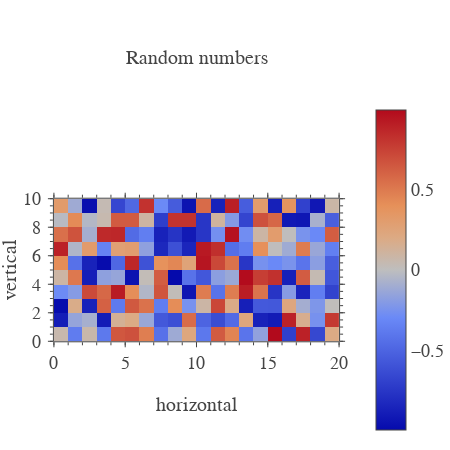

Notebook code cell kept with this figure:
### Code cell
plt.show(heatmap2)

### Figure 1 — Plotly figure (JSON) as saved in the notebook; plotly's stock layout.template omitted (floating-point values rounded to 4 significant figures; data arrays with more than 128 entries replaced by an {"elided": "..."} marker saying what was removed)
{"data": [{"transpose": true, "type": "heatmap", "uid": "c885d420-653a-4b52-880f-9ead73e3d19b", "x": [0, 1, 2, 3, 4, 5, 6, 7, 8, 9, 10, 11, 12, 13, 14, 15, 16, 17, 18, 19, 20], "y": [0, 1, 2, 3, 4, 5, 6, 7, 8, 9, 10], "z": {"elided": "20x10 float values"}}, {"type": "heatmap", "uid": "0afd3614-abc4-42fe-b596-742a9bb2d8cf", "visible": false, "xaxis": "x101", "yaxis": "y101"}, {"type": "heatmap", "uid": "a072565b-92d5-4aaa-a840-cb5bdf0353a7", "visible": false, "xaxis": "x201", "yaxis": "y201"}], "layout": {"annotations": [{"font": {"family": "Arial", "size": 20}, "name": "title", "showarrow": false, "text": "Random numbers", "x": 0.5, "xanchor": "center", "xref": "paper", "y": 1, "yanchor": "bottom", "yref": "paper", "yshift": 30}], "font": {"family": "Arial", "size": 18}, "height": 450, "margin": {"b": 0, "l": 0, "r": 10}, "titlefont": {"family": "Arial", "size": 20}, "width": 450, "xaxis": {"anchor": "y", "automargin": true, "constrain": "domain", "dtick": 5, "hoverformat": ".f", "range": [0, 20], "showgrid": false, "showline": false, "showticklabels": true, "ticklen": 5, "ticks": "outside", "title": "horizontal", "titlefont": {"family": "Arial", "size": 20}, "zeroline": false}, "xaxis101": {"anchor": "y", "automargin": true, "constrain": "domain", "dtick": 5, "overlaying": "x", "range": [0, 20], "scaleanchor": "x", "showgrid": false, "showline": false, "showticklabels": false, "side": "top", "ticklen": 5, "ticks": "outside", "zeroline": false}, "xaxis201": {"anchor": "y", "automargin": true, "constrain": "domain", "dtick": 1, "mirror": "ticks", "overlaying": "x", "range": [0, 20], "scaleanchor": "x", "showgrid": false, "showline": true, "showticklabels": false, "ticklen": 3, "ticks": "outside", "zeroline": false}, "yaxis": {"anchor": "x", "automargin": true, "constrain": "domain", "dtick": 2, "hoverformat": ".f", "range": [0, 10], "scaleanchor": "x", "showgrid": false, "showline": false, "showticklabels": true, "ticklen": 5, "tickprefix": " ", "ticks": "outside", "ticksuffix": " ", "title": "vertical", "titlefont": {"family": "Arial", "size": 20}, "zeroline": false}, "yaxis101": {"anchor": "x", "automargin": true, "constrain": "domain", "dtick": 2, "overlaying": "y", "range": [0, 10], "scaleanchor": "y", "showgrid": false, "showline": false, "showticklabels": false, "side": "right", "ticklen": 5, "ticks": "outside", "zeroline": false}, "yaxis201": {"anchor": "x", "automargin": true, "constrain": "domain", "dtick": 0.5, "mirror": "ticks", "overlaying": "y", "range": [0, 10], "scaleanchor": "y", "showgrid": false, "showline": true, "showticklabels": false, "ticklen": 3, "ticks": "outside", "zeroline": false}}}
